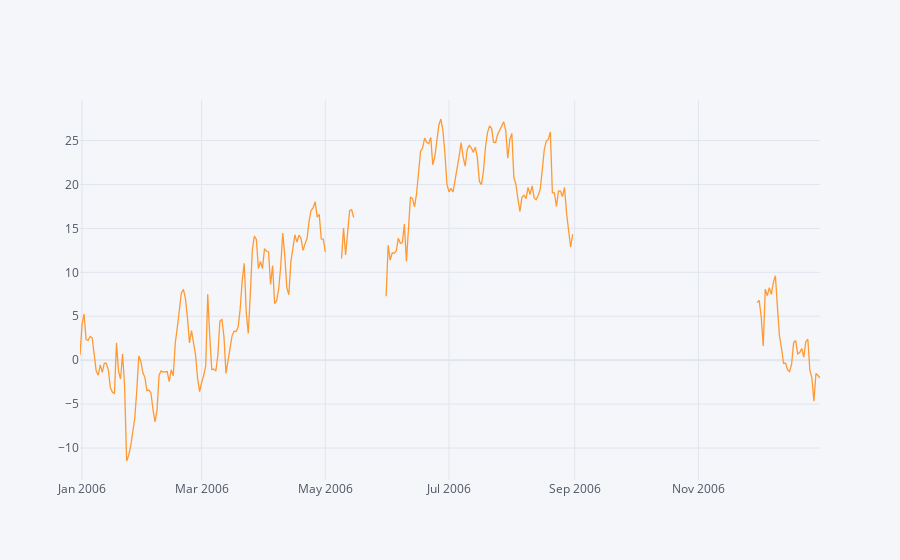

Notebook code for this chart:
### Code cell
df2.iplot(y='Temperature (C)');

### Figure 1 — Plotly figure (JSON) as saved in the notebook; plotly's stock layout.template omitted (floating-point values rounded to 4 significant figures; data arrays with more than 128 entries replaced by an {"elided": "..."} marker saying what was removed)
{"data": [{"line": {"color": "rgba(255, 153, 51, 1.0)", "dash": "solid", "shape": "linear", "width": 1.3}, "mode": "lines", "name": "Temperature (C)", "text": "", "type": "scatter", "x": {"elided": "366 str values"}, "y": {"elided": "366 mixed values"}}], "layout": {"autosize": true, "legend": {"bgcolor": "#F5F6F9", "font": {"color": "#4D5663"}}, "paper_bgcolor": "#F5F6F9", "plot_bgcolor": "#F5F6F9", "title": {"font": {"color": "#4D5663"}}, "xaxis": {"autorange": true, "gridcolor": "#E1E5ED", "range": ["2005-12-31", "2006-12-31"], "showgrid": true, "tickfont": {"color": "#4D5663"}, "title": {"font": {"color": "#4D5663"}, "text": ""}, "type": "date", "zerolinecolor": "#E1E5ED"}, "yaxis": {"autorange": true, "gridcolor": "#E1E5ED", "range": [-13.63, 29.61], "showgrid": true, "tickfont": {"color": "#4D5663"}, "title": {"font": {"color": "#4D5663"}, "text": ""}, "type": "linear", "zerolinecolor": "#E1E5ED"}}}
